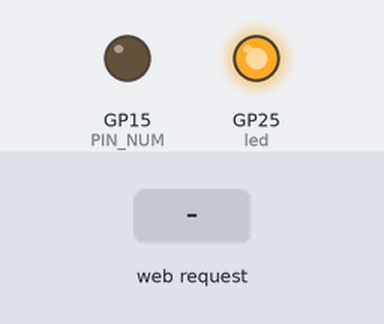
The program below on a simulated Raspberry Pi Pico running MicroPython. On the bench: output pins drawn as LEDs (lit = HIGH). Dashed ring = blinking. The inputs (shaded band) are chosen by the test bench. WiFi joins after 1.5 s; files that are not in the repository are absent; what the program prints to the serial console is not drawn.

Above: at 2.7 s.
2.8 s: HTTP request GET /set received
At 3.55 s:
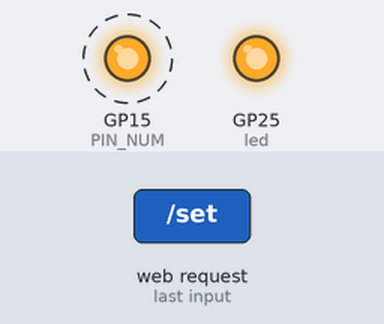
5.8 s: HTTP request GET /stop received
At 6.3 s:
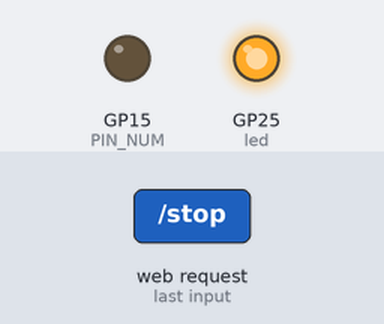
Timing chart, 0 to 8.8 s (numbered marks = the images above; inputs shaded):
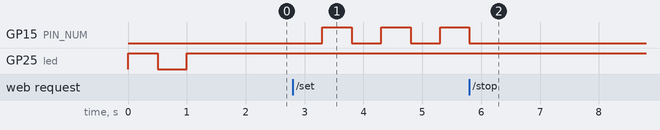

Measured:
- after the input at 2.8 s, GP15 (PIN_NUM): alternates HIGH for 0.50 s and LOW for 0.50 s, starting after 0.50 s
- after the input at 5.8 s, GP15 (PIN_NUM): goes on until 5.8 s, then stays LOW

The program:

picow_main.py
```python
# Raspberry Pi Pico W - MicroPython
# WiFi接続 + Webサーバー + GP15 GPIO制御 + GP26 ADC計測

import network
import socket
import machine
import utime
import gc

# === ネットワーク設定（固定IP） ===
PICO_IP = "192.168.3.100"
PICO_MASK = "255.255.255.0"
PICO_GW = "192.168.3.1"
PICO_DNS = "192.168.3.1"

# === WiFi設定（config.txtから読み込み） ===
try:
    with open('/config.txt', 'r') as f:
        WIFI_SSID = f.readline().strip()
        WIFI_PASS = f.readline().strip()
except:
    WIFI_SSID = "default_ssid"
    WIFI_PASS = "default_pass"

# === GPIO設定 ===
PIN_NUM = 15
pin = machine.Pin(PIN_NUM, machine.Pin.OUT)
pin.off()
led = machine.Pin("LED", machine.Pin.OUT)  # Pico W内蔵LED

adc = machine.ADC(machine.Pin(26))
VREF = 3.3

# === 状態変数 ===
freq_hz = 0.0
running = False
timer = machine.Timer()

def toggle_cb(t):
    pin.toggle()

def set_frequency(hz):
    global freq_hz, running
    freq_hz = hz
    if hz > 0:
        period_ms = int(500.0 / hz)
        if period_ms < 1:
            period_ms = 1
        timer.init(period=period_ms, mode=machine.Timer.PERIODIC, callback=toggle_cb)
        running = True
    else:
        timer.deinit()
        pin.off()
        running = False

def get_voltage():
    total = sum(adc.read_u16() for _ in range(16))
    return round((total // 16) / 65535 * VREF, 3)

# === WiFi接続 ===
def connect_wifi():
    wlan = network.WLAN(network.STA_IF)
    wlan.active(True)
    wlan.ifconfig((PICO_IP, PICO_MASK, PICO_GW, PICO_DNS))
    wlan.connect(WIFI_SSID, WIFI_PASS)
    print("WiFi接続中... 固定IP:", PICO_IP)
    for _ in range(20):
        if wlan.isconnected():
            ip = wlan.ifconfig()[0]
            print("接続完了 IP:", ip)
            led.on()
            return ip
        led.toggle()
        utime.sleep(0.5)
    print("WiFi接続失敗")
    led.off()
    return None

# === HTML ===
HTML = """\
HTTP/1.0 200 OK
Content-Type: text/html

<!DOCTYPE html>
<html lang="ja">
<head>
<meta charset="UTF-8">
<meta name="viewport" content="width=device-width,initial-scale=1">
<title>Pico W GPIO</title>
<style>
*{box-sizing:border-box;margin:0;padding:0}
body{font-family:sans-serif;background:#1a1a2e;color:#eee;display:flex;justify-content:center;align-items:center;min-height:100vh}
.card{background:#16213e;border-radius:16px;padding:32px;width:360px;box-shadow:0 8px 32px rgba(0,0,0,.4)}
h1{font-size:1.3rem;color:#e94560;text-align:center;margin-bottom:24px}
.disp{text-align:center;font-size:2.5rem;font-weight:bold;background:#e94560;border-radius:10px;padding:12px;margin-bottom:20px}
.disp span{font-size:.9rem}
input[type=range]{width:100%;accent-color:#e94560;margin-bottom:8px}
.labels{display:flex;justify-content:space-between;font-size:.75rem;color:#888;margin-bottom:16px}
.row{display:flex;gap:8px;margin-bottom:16px}
.row input{flex:1;padding:8px;border:1px solid #e94560;background:#0f3460;color:#fff;border-radius:8px;font-size:1rem}
.row button,.btn{padding:10px 14px;background:#e94560;border:none;border-radius:8px;color:#fff;font-size:1rem;cursor:pointer}
.btns{display:flex;gap:8px}
.go{flex:1;padding:12px;border:none;border-radius:10px;font-size:1rem;cursor:pointer;background:#4caf50;color:#fff}
.st{flex:1;padding:12px;border:none;border-radius:10px;font-size:1rem;cursor:pointer;background:#f44336;color:#fff}
.info{margin-top:16px;text-align:center;font-size:.8rem;color:#aaa}
.volt{margin-top:8px;text-align:center;font-size:.85rem;color:#4fc3f7}
</style>
</head>
<body>
<div class="card">
<h1>Pico W GPIO Controller</h1>
<div class="disp" id="d">0.0 <span>Hz</span></div>
<input type="range" id="sl" min="0.1" max="100" step="0.1" value="1" oninput="upd(this.value)">
<div class="labels"><span>0.1Hz</span><span>50Hz</span><span>100Hz</span></div>
<div class="row">
  <input type="number" id="fi" min="0.1" max="10000" step="0.1" value="1">
  <button onclick="applyInput()">SET</button>
</div>
<div class="btns">
  <button class="go" onclick="go()">&#9654; START</button>
  <button class="st" onclick="stp()">&#9632; STOP</button>
</div>
<div class="info" id="inf">---</div>
<div class="volt" id="vlt"></div>
</div>
<script>
let tgt=1.0;
function upd(v){tgt=parseFloat(v);document.getElementById('d').innerHTML=tgt.toFixed(1)+' <span>Hz</span>';document.getElementById('fi').value=tgt.toFixed(1);}
function applyInput(){let v=parseFloat(document.getElementById('fi').value);if(!isNaN(v)&&v>0){tgt=v;document.getElementById('sl').value=Math.min(v,100);upd(tgt);}}
async function go(){let r=await fetch('/set?freq='+tgt);let t=await r.text();document.getElementById('inf').textContent=t;}
async function stp(){let r=await fetch('/stop');let t=await r.text();document.getElementById('inf').textContent=t;document.getElementById('d').innerHTML='0.0 <span>Hz</span>';}
setInterval(async()=>{try{let r=await fetch('/status');let d=await r.json();
  document.getElementById('inf').textContent=d.freq>0?'動作中 '+d.freq+' Hz':'停止中';
  document.getElementById('vlt').textContent='GP26: '+d.volt+' V';}catch(e){}},2000);
</script>
</body>
</html>"""

def parse_query(path):
    if '?' in path:
        _, q = path.split('?', 1)
        params = {}
        for kv in q.split('&'):
            if '=' in kv:
                k, v = kv.split('=', 1)
                params[k] = v
        return params
    return {}

def handle(conn):
    try:
        req = conn.recv(512).decode('utf-8', 'ignore')
        first = req.split('\r\n')[0] if req else ''
        parts = first.split(' ')
        path = parts[1] if len(parts) > 1 else '/'

        if path == '/' or path.startswith('/?'):
            conn.send(HTML)

        elif path.startswith('/set'):
            params = parse_query(path)
            hz = float(params.get('freq', '1'))
            hz = max(0.1, min(hz, 10000.0))
            set_frequency(hz)
            conn.send('HTTP/1.0 200 OK\r\nContent-Type: text/plain\r\n\r\nOK FREQ:' + str(hz))

        elif path == '/stop':
            set_frequency(0)
            conn.send('HTTP/1.0 200 OK\r\nContent-Type: text/plain\r\n\r\nOK STOP')

        elif path == '/status':
            volt = get_voltage()
            body = '{{"freq":{},"volt":{},"pin":{}}}'.format(freq_hz, volt, pin.value())
            conn.send('HTTP/1.0 200 OK\r\nContent-Type: application/json\r\n\r\n' + body)

        elif path == '/upload' and req.startswith('POST'):
            # POSTボディを取得
            if '\r\n\r\n' in req:
                body = req.split('\r\n\r\n', 1)[1]
            else:
                body = ''
            # Content-Lengthで追加受信
            cl = 0
            for line in req.split('\r\n'):
                if line.lower().startswith('content-length:'):
                    cl = int(line.split(':', 1)[1].strip())
            while len(body.encode('utf-8', 'ignore')) < cl:
                chunk = conn.recv(512)
                if not chunk:
                    break
                body += chunk.decode('utf-8', 'ignore')
            with open('/main.py', 'w') as f:
                f.write(body)
            conn.send('HTTP/1.0 200 OK\r\nContent-Type: text/plain\r\n\r\nOK UPLOADED. Rebooting...')
            conn.close()
            utime.sleep(1)
            machine.reset()

        else:
            conn.send('HTTP/1.0 404 Not Found\r\n\r\nNot Found')
    except Exception as e:
        print("handle error:", e)
    finally:
        conn.close()

# === メイン ===
ip = connect_wifi()
if ip:
    addr = socket.getaddrinfo('0.0.0.0', 80)[0][-1]
    s = socket.socket()
    s.setsockopt(socket.SOL_SOCKET, socket.SO_REUSEADDR, 1)
    s.bind(addr)
    s.listen(2)
    print("サーバー起動: http://" + ip)
    while True:
        gc.collect()
        try:
            conn, _ = s.accept()
            handle(conn)
        except Exception as e:
            print("server error:", e)
else:
    print("WiFi失敗。オフラインで起動します。")
    while True:
        pin.toggle()
        utime.sleep_ms(500)


#
# curl -X POST http://192.168.3.100/upload \
#   -H "Content-Type: text/plain" \
#   --data-binary @pico_gpio_web/picow_main.py
#   
```
